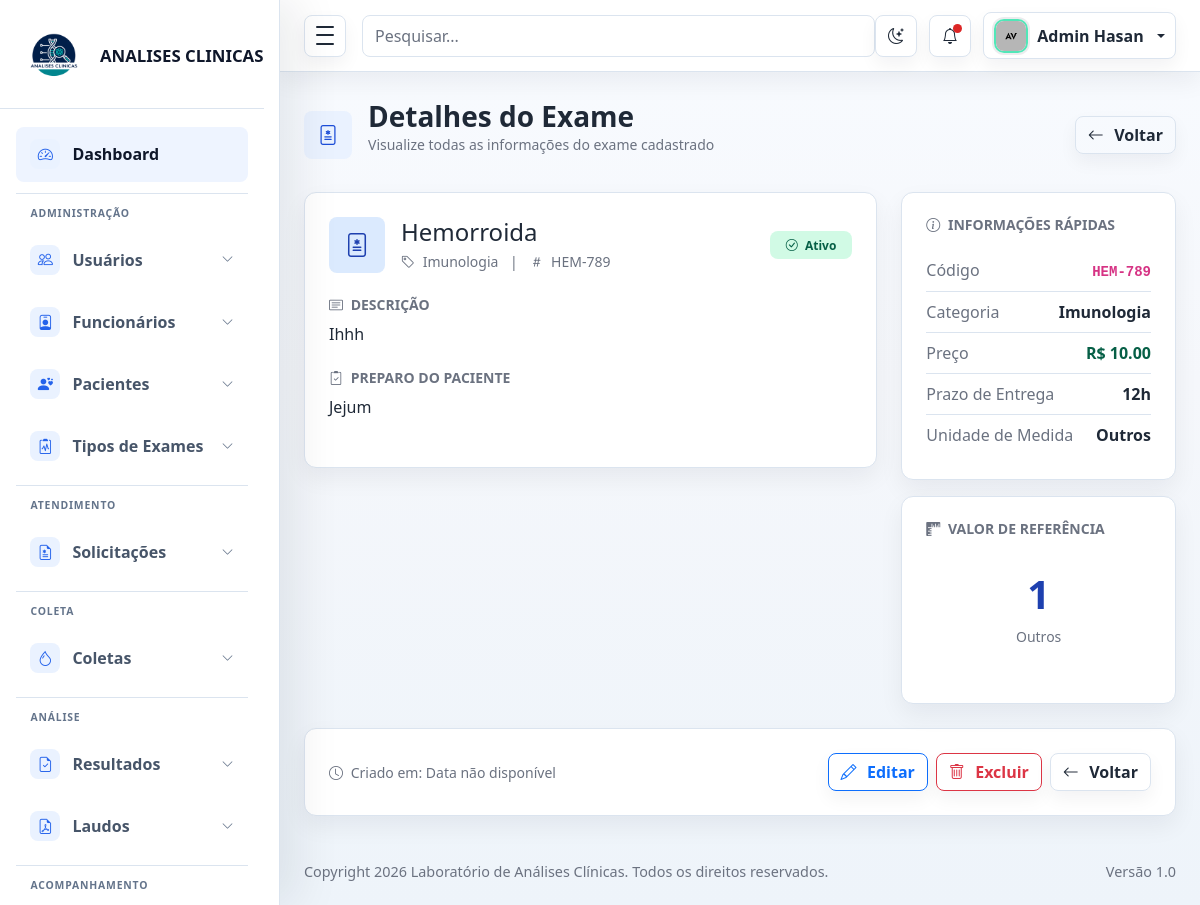
Screenshot of /tipos_de_exames/detalhes/1 (signed in) with the database file from the repository.
### models/Exame_model.py (models this page shows, shortened)
class Exame(db.Model):
    __tablename__ = 'exames'
    id = db.Column(db.Integer, primary_key=True)
    categoria = db.Column(db.String(50), nullable=False)
    nome = db.Column(db.String(100), nullable=False, unique=True)
    codigo = db.Column(db.String(20), unique=True)
    descricao = db.Column(db.Text)
    valor_referencia = db.Column(db.String(100))
    unidade_medida = db.Column(db.String(20))
    preco = db.Column(db.Numeric(10, 2))
    tempo_resultado = db.Column(db.String(50))
    preparo_necessario = db.Column(db.Text)
    ativo = db.Column(db.Boolean, default=True)

### controllers/Exames_controller.py (the view)
@app.route('/tipos_de_exames/detalhes/<int:id>')
@flask_login.login_required
def detalhes_exame(id):
    exame = Exame.query.get_or_404(id)
    return render_template('tipos_exames/detalhes_exame.html',user=flask_login.current_user, exame = exame )

### main.py (called while the page is built)
@login_manager.user_loader
def load_user(user_id):
    return Usuario.query.get(int(user_id))

### templates/tipos_exames/detalhes_exame.html (shortened to what this page needs)
{% extends "base.html" %}
{% block content %}
<div class="page-heading">
  <div class="page-heading-copy">
    <span class="page-icon"><i class="bi bi-file-medical"></i></span>
    <div>
      <h1 class="h3 mb-0">Detalhes do Exame</h1>
      <p class="text-muted small">Visualize todas as informações do exame cadastrado</p>
    </div>
  </div>
  <div class="heading-actions">
    <a href="{{ url_for('listar_exames') }}" class="btn btn-outline-secondary">
      <i class="bi bi-arrow-left me-1"></i> Voltar
    </a>
  </div>
</div>
<div class="row g-4">
  <div class="col-lg-8">
    <div class="panel">
      <div class="d-flex align-items-center gap-3 mb-4">
        <span class="badge bg-primary-subtle text-primary-emphasis p-3" style="font-size: 1.5rem;">
          <i class="bi bi-file-medical"></i>
        </span>
        <div>
          <h2 class="h4 mb-1">{{ exame.nome }}</h2>
          <p class="text-muted small mb-0">
            <i class="bi bi-tag me-1"></i> {{ exame.categoria }}
            <span class="mx-2">|</span>
            <i class="bi bi-hash me-1"></i> {{ exame.codigo or 'Sem código' }}
          </p>
        </div>
        <div class="ms-auto">
          {% if exame.ativo %}
            <span class="badge bg-success-subtle text-success-emphasis px-3 py-2">
              <i class="bi bi-check-circle me-1"></i> Ativo
            </span>
          {% else %}
            <span class="badge bg-danger-subtle text-danger-emphasis px-3 py-2">
              <i class="bi bi-x-circle me-1"></i> Inativo
            </span>
          {% endif %}
        </div>
      </div>
      <div class="mb-4">
        <h6 class="fw-bold text-muted small text-uppercase mb-2">
          <i class="bi bi-card-text me-1"></i> Descrição
        </h6>
        <p class="mb-0">
          {% if exame.descricao %}
            {{ exame.descricao }}
          {% else %}
            <span class="text-muted">Nenhuma descrição cadastrada.</span>
          {% endif %}
        </p>
      </div>
      <div class="mb-4">
        <h6 class="fw-bold text-muted small text-uppercase mb-2">
          <i class="bi bi-clipboard2-check me-1"></i> Preparo do Paciente
        </h6>
        <p class="mb-0">
          {% if exame.preparo_necessario %}
            {{ exame.preparo_necessario }}
          {% else %}
            <span class="text-muted">Nenhum preparo específico.</span>
          {% endif %}
        </p>
      </div>
    </div>
  </div>
  <div class="col-lg-4">
    <div class="panel mb-3">
      <h6 class="fw-bold text-muted small text-uppercase mb-3">
        <i class="bi bi-info-circle me-1"></i> Informações Rápidas
      </h6>
      <div class="row g-2">
        <div class="col-12">
          <div class="d-flex justify-content-between py-2 border-bottom">
            <span class="text-muted">Código</span>
            <span class="fw-bold"><code>{{ exame.codigo or '-' }}</code></span>
          </div>
          <div class="d-flex justify-content-between py-2 border-bottom">
            <span class="text-muted">Categoria</span>
            <span class="fw-bold">{{ exame.categoria }}</span>
          </div>
          <div class="d-flex justify-content-between py-2 border-bottom">
            <span class="text-muted">Preço</span>
            <span class="fw-bold text-success-emphasis">R$ {{ "%.2f"|format(exame.preco) if exame.preco else '0,00' }}</span>
          </div>
          <div class="d-flex justify-content-between py-2 border-bottom">
            <span class="text-muted">Prazo de Entrega</span>
            <span class="fw-bold">{{ exame.tempo_resultado or '-' }}</span>
          </div>
          <div class="d-flex justify-content-between py-2">
            <span class="text-muted">Unidade de Medida</span>
            <span class="fw-bold">{{ exame.unidade_medida or '-' }}</span>
          </div>
        </div>
      </div>
    </div>
    <div class="panel">
      <h6 class="fw-bold text-muted small text-uppercase mb-3">
        <i class="bi bi-rulers me-1"></i> Valor de Referência
      </h6>
      <div class="text-center py-3">
        {% if exame.valor_referencia %}
          <span class="display-6 fw-bold text-primary-emphasis">{{ exame.valor_referencia }}</span>
          <p class="text-muted small mt-2">{{ exame.unidade_medida or 'Unidade não especificada' }}</p>
        {% else %}
          <p class="text-muted mb-0">Nenhum valor de referência cadastrado.</p>
        {% endif %}
      </div>
    </div>
  </div>
</div>
<div class="mt-4">
  <div class="panel">
    <div class="d-flex flex-wrap gap-2 justify-content-between align-items-center">
      <div>
        <small class="text-muted">
          <i class="bi bi-clock me-1"></i> Criado em: {{ exame.criado_em.strftime('%d/%m/%Y %H:%M') if exame.criado_em else 'Data não disponível' }}
        </small>
      </div>
      <div class="d-flex gap-2">
        <a href="{{ url_for('editar_exame', id=exame.id) }}" class="btn btn-outline-primary">
          <i class="bi bi-pencil me-1"></i> Editar
        </a>
        <a href="{{ url_for('deletar_exame', id=exame.id) }}" class="btn btn-outline-danger" onclick="return confirm('Tem certeza que deseja excluir o exame {{ exame.nome }}?')">
          <i class="bi bi-trash me-1"></i> Excluir
        </a>
        <a href="{{ url_for('listar_exames') }}" class="btn btn-outline-secondary">
          <i class="bi bi-arrow-left me-1"></i> Voltar
        </a>
      </div>
    </div>
  </div>
</div>
{% endblock %}

### templates/base.html (shortened to what this page needs)
<!DOCTYPE html>
<html lang="pt-br">
<head>
  <link href="https://cdn.jsdelivr.net/npm/bootstrap@5.3.8/dist/css/bootstrap.min.css" rel="stylesheet">
  <link rel="stylesheet" href="https://cdn.jsdelivr.net/npm/bootstrap-icons@1.13.1/font/bootstrap-icons.min.css">
  <link rel="stylesheet" href="{{ url_for('static', filename='CSS/style.css') }}">
</head>
<body>
  <div class="admin-shell">
    <aside class="admin-sidebar" id="adminSidebar" aria-label="Menu principal">
      <div class="sidebar-header">
        <a class="brand-mark" href="#" aria-label="Laboratório">
          <img src="{{ url_for('static', filename='img/imgs/logo.webp') }}" alt="Logo" style="width: 68px; height: 68px; border-radius: 8px; object-fit: contain; flex-shrink: 0;">
          <span class="brand-copy">
            <span class="brand-title" style="font-size: 1.05rem; font-weight: 800; line-height: 1.2;">ANALISES CLINICAS</span>
          </span>
        </a>
      </div>
      <nav class="sidebar-nav">
        <a class="nav-link active" href="{{url_for('dashboard')}}">
          <span class="nav-icon"><i class="bi bi-speedometer2"></i></span>
          <span class="nav-text">Dashboard</span>
        </a>
        <div class="sidebar-divider">Administração</div>
        <a class="nav-link collapsed" href="#" data-bs-toggle="collapse" data-bs-target="#submenu-usuarios" aria-expanded="false">
          <span class="nav-icon"><i class="bi bi-people"></i></span>
          <span class="nav-text">Usuários</span>
          <span class="nav-chevron"><i class="bi bi-chevron-down"></i></span>
        </a>
        <a class="nav-link collapsed" href="#" data-bs-toggle="collapse" data-bs-target="#submenu-funcionarios" aria-expanded="false">
          <span class="nav-icon"><i class="bi bi-person-badge"></i></span>
          <span class="nav-text">Funcionários</span>
          <span class="nav-chevron"><i class="bi bi-chevron-down"></i></span>
        </a>
        <a class="nav-link collapsed" href="#" data-bs-toggle="collapse" data-bs-target="#submenu-pacientes" aria-expanded="false">
          <span class="nav-icon"><i class="bi bi-person-hearts"></i></span>
          <span class="nav-text">Pacientes</span>
          <span class="nav-chevron"><i class="bi bi-chevron-down"></i></span>
        </a>
        <a class="nav-link collapsed" href="#" data-bs-toggle="collapse" data-bs-target="#submenu-tipos-exames" aria-expanded="false">
          <span class="nav-icon"><i class="bi bi-clipboard2-pulse"></i></span>
          <span class="nav-text">Tipos de Exames</span>
          <span class="nav-chevron"><i class="bi bi-chevron-down"></i></span>
        </a>
        <div class="sidebar-divider">Atendimento</div>
        <a class="nav-link collapsed" href="#" data-bs-toggle="collapse" data-bs-target="#submenu-solicitacoes" aria-expanded="false">
          <span class="nav-icon"><i class="bi bi-file-earmark-medical"></i></span>
          <span class="nav-text">Solicitações</span>
          <span class="nav-chevron"><i class="bi bi-chevron-down"></i></span>
        </a>
        <div class="sidebar-divider">Coleta</div>
        <a class="nav-link collapsed" href="#" data-bs-toggle="collapse" data-bs-target="#submenu-coletas" aria-expanded="false">
          <span class="nav-icon"><i class="bi bi-droplet"></i></span>
          <span class="nav-text">Coletas</span>
          <span class="nav-chevron"><i class="bi bi-chevron-down"></i></span>
        </a>
        <div class="sidebar-divider">Análise</div>
        <a class="nav-link collapsed" href="#" data-bs-toggle="collapse" data-bs-target="#submenu-resultados" aria-expanded="false">
          <span class="nav-icon"><i class="bi bi-file-earmark-check"></i></span>
          <span class="nav-text">Resultados</span>
          <span class="nav-chevron"><i class="bi bi-chevron-down"></i></span>
        </a>
        <a class="nav-link collapsed" href="#" data-bs-toggle="collapse" data-bs-target="#submenu-laudos" aria-expanded="false">
          <span class="nav-icon"><i class="bi bi-file-earmark-pdf"></i></span>
          <span class="nav-text">Laudos</span>
          <span class="nav-chevron"><i class="bi bi-chevron-down"></i></span>
        </a>
        <div class="sidebar-divider">Acompanhamento</div>
      </nav>
    </aside>
    <div class="admin-main">
      <nav class="navbar admin-navbar navbar-expand bg-white">
        <div class="container-fluid px-3 px-lg-4">
          <button class="sidebar-toggle" type="button" data-sidebar-toggle aria-controls="adminSidebar" aria-expanded="true" aria-label="Toggle sidebar">
            <span></span><span></span><span></span>
          </button>
          <form class="d-none d-md-flex ms-3 flex-grow-1" role="search">
            <input class="form-control search-input" type="search" placeholder="Pesquisar..." aria-label="Search">
          </form>
          <div class="navbar-actions ms-auto">
            <button class="icon-button theme-toggle" type="button" data-theme-toggle aria-label="Alternar tema">
              <i class="bi bi-moon-stars" data-theme-icon></i>
            </button>
            <div class="dropdown">
              <button class="icon-button" type="button" data-bs-toggle="dropdown" aria-expanded="false" aria-label="Notificações">
                <span class="notification-dot"></span>
                <i class="bi bi-bell"></i>
              </button>
            </div>
            <div class="dropdown">
              <button class="profile-button dropdown-toggle" type="button" data-bs-toggle="dropdown" aria-expanded="false">
                <img class="avatar-img avatar-sm" src="{{ url_for('static', filename='img/imgs/avatar.jpg') }}" alt="Avatar">
                <span class="profile-name d-none d-sm-inline">{{ session.get('usuario_nome', 'Usuário') }}</span>
              </button>
            </div>
          </div>
        </div>
      </nav>
      <main class="dashboard-content">
        <div class="container-fluid px-3 px-lg-4">
          {% block content %}
          {% endblock %}
        </div>
      </main>
      <footer class="admin-footer">
        <div class="container-fluid px-3 px-lg-4">
          <span>Copyright 2026 Laboratório de Análises Clínicas. Todos os direitos reservados.</span>
          <span>Versão 1.0</span>
        </div>
      </footer>
    </div>
  </div>
</body>
</html>

### templates/tipos_exames/detalhes_exame.html (style rules this page uses)
.panel { background: var(--admin-surface); border-radius: 12px; padding: 1.5rem; border: 1px solid var(--admin-border); box-shadow: var(--admin-shadow-sm); }
.border-bottom { border-color: var(--admin-border) !important; }

### rows the page displays
Exame: nome "Hemorroida", categoria "Imunologia", codigo "HEM-789", descricao "Ihhh", preparo_necessario "Jejum", preco "10.00", tempo_resultado "12h", unidade_medida "Outros", valor_referencia "1"
